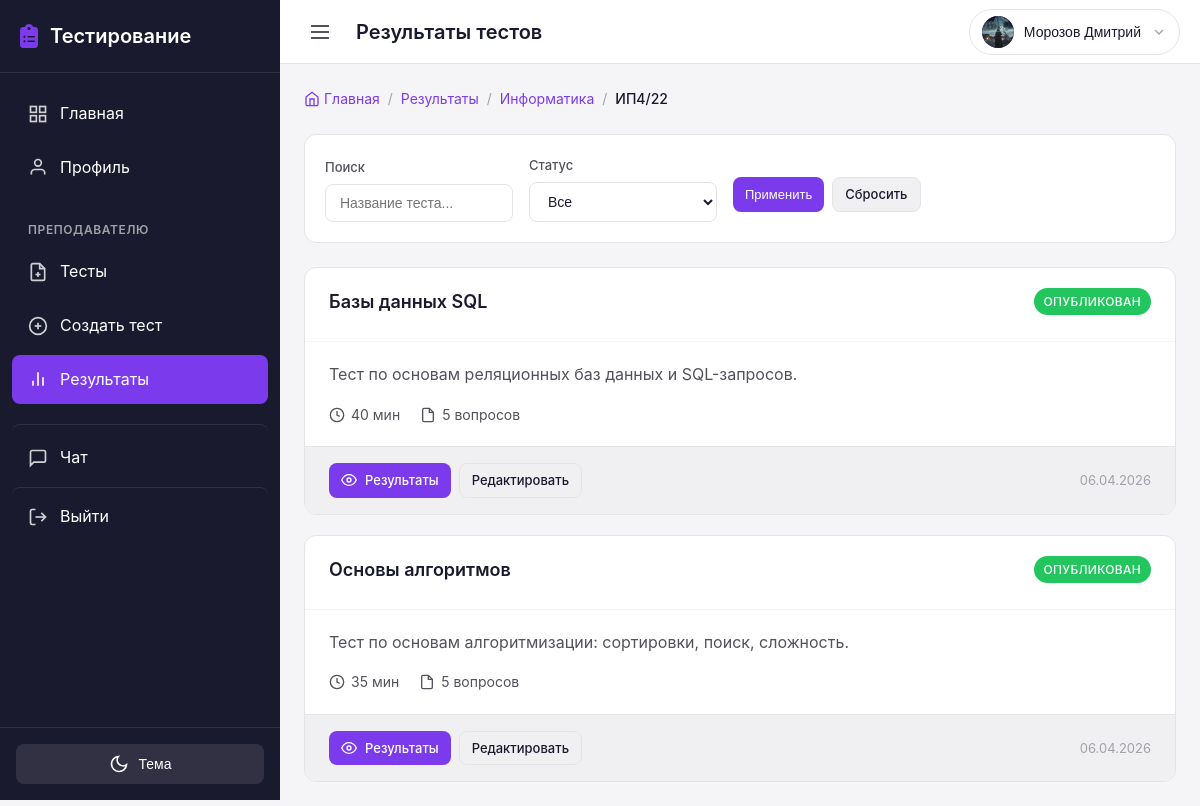
/teacher/results/subjects/6/groups/4/tests/ (signed in), run on an earlier commit of the app's database.
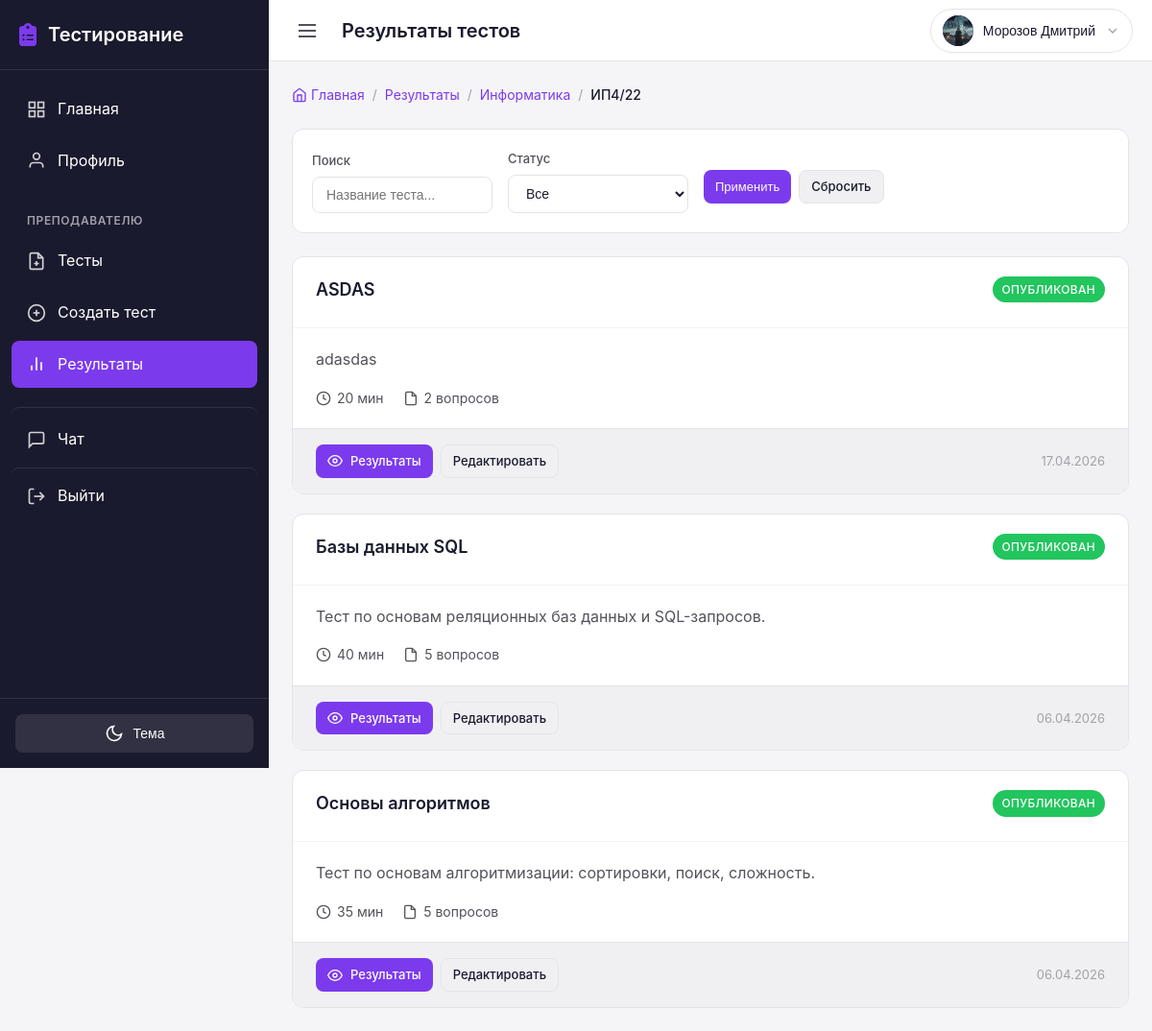
And on a later commit of the database.
### tests/models.py (models this page shows, shortened)
class Test(models.Model):
    subject = models.ForeignKey(
        'groups.Subject',
        on_delete=models.CASCADE,
        related_name='tests',
        verbose_name='Предмет'
    )
    title = models.CharField(
        max_length=200,
        verbose_name='Название теста'
    )
    description = models.TextField(
        blank=True,
        verbose_name='Описание'
    )
    time_limit = models.PositiveIntegerField(
        default=60,
        verbose_name='Время на прохождение (минут)',
        help_text='Время в минутах на прохождение теста'
    )
    is_published = models.BooleanField(
        default=False,
        verbose_name='Опубликован',
        help_text='Если отмечено, тест доступен студентам'
    )
    show_correct_answers = models.BooleanField(
        default=True,
        verbose_name='Показывать правильные ответы',
        help_text='Показывать ли правильные ответы после прохождения'
    )
    shuffle_questions = models.BooleanField(
        default=False,
        verbose_name='Перемешивать вопросы',
        help_text='Если отмечено, порядок вопросов и ответов будет случайным для каждого студента'
    )
    groups = models.ManyToManyField(
        'groups.Group',
        related_name='tests',
        verbose_name='Группы',
        help_text='Группы, которым доступен тест'
    )
    created_by = models.ForeignKey(
        settings.AUTH_USER_MODEL,
        on_delete=models.CASCADE,
        related_name='created_tests',
        limit_choices_to={'role': 'teacher'},
        verbose_name='Создал преподаватель'
    )
    created_at = models.DateTimeField(
        auto_now_add=True,
        verbose_name='Дата создания'
    )
    updated_at = models.DateTimeField(
        auto_now=True,
        verbose_name='Дата обновления'
    )
    class Meta:
        verbose_name = 'Тест'
        verbose_name_plural = 'Тесты'
        ordering = ['-created_at']

### users/views.py (the view)
# urls.py: path('teacher/results/subjects/<int:subject_id>/groups/<int:group_id>/tests/', views.teacher_results_tests, name='teacher_results_tests'),
@login_required
def teacher_results_tests(request, subject_id, group_id):
    from groups.models import Subject, Group
    from tests.models import Test
    if not request.user.is_teacher:
        messages.error(request, 'У вас нет доступа к этой странице')
        return redirect('dashboard')
    subject = get_object_or_404(Subject, id=subject_id, teachers=request.user)
    group = get_object_or_404(Group, id=group_id, subjects=subject)
    search = request.GET.get('search', '')
    status_filter = request.GET.get('status', '')
    tests = Test.objects.filter(
        subject=subject,
        created_by=request.user,
        groups=group
    ).select_related('subject').prefetch_related('groups')
    if search:
        tests = tests.filter(title__icontains=search)
    if status_filter == 'published':
        tests = tests.filter(is_published=True)
    elif status_filter == 'draft':
        tests = tests.filter(is_published=False)
    context = {
        'subject': subject,
        'group': group,
        'tests': tests,
        'search': search,
        'status_filter': status_filter,
    }
    return render(request, 'users/teacher/results_tests.html', context)

### chat/context_processors.py (called while the page is built)
def unread_messages_count(request):
    if request.user.is_authenticated:
        count = Message.objects.filter(receiver=request.user, is_read=False).count()
        return {'total_unread_messages': count}
    return {'total_unread_messages': 0}

### testingPlatform/ngrok_skip_warning.py (called while the page is built)
    def __call__(self, request):
        request.META['HTTP_NGROK_SKIP_BROWSER_WARNING'] = 'true'
        response = self.get_response(request)
        response['ngrok-skip-browser-warning'] = 'true'
        return response

### users/models.py (called while the page is built)
    @property
    def is_teacher(self):
        return self.role == UserRole.TEACHER

    @property
    def is_student(self):
        return self.role == UserRole.STUDENT

### templates/users/teacher/results_tests.html (shortened to what the changed rows need)
{% extends 'base.html' %}
{% block content %}
<div class="results-container">
    {% if tests %}
        <div class="tests-list">
            {% for test in tests %}
            <div class="test-card {% if not test.is_published %}test-draft{% endif %}">
                <div class="test-card-header">
                    <div class="test-card-title">
                        <h3 class="test-name">{{ test.title }}</h3>
                    </div>
                    <div class="test-card-status">
                        {% if test.is_published %}
                            <span class="badge badge-success">Опубликован</span>
                        {% else %}
                            <span class="badge badge-draft">Не опубликован</span>
                        {% endif %}
                    </div>
                </div>
                <div class="test-card-body">
                    {% if test.description %}
                        <p class="test-description">{{ test.description|truncatewords:15 }}</p>
                    {% endif %}
                    <div class="test-card-meta">
                        <div class="test-meta-item">
                            <svg width="16" height="16" viewBox="0 0 24 24" fill="none" stroke="currentColor" stroke-width="2">
                                <circle cx="12" cy="12" r="10"></circle>
                                <polyline points="12 6 12 12 16 14"></polyline>
                            </svg>
                            <span>{{ test.time_limit }} мин</span>
                        </div>
                        <div class="test-meta-item">
                            <svg width="16" height="16" viewBox="0 0 24 24" fill="none" stroke="currentColor" stroke-width="2">
                                <path d="M14 2H6a2 2 0 0 0-2 2v16a2 2 0 0 0 2 2h12a2 2 0 0 0 2-2V8z"></path>
                                <polyline points="14 2 14 8 20 8"></polyline>
                            </svg>
                            <span>{{ test.questions.count }} вопросов</span>
                        </div>
                    </div>
                </div>
                <div class="test-card-footer">
                    <div class="test-card-actions">
                        <a href="{% url 'teacher_results_students' subject.id group.id test.id %}" class="btn btn-primary btn-sm">
                            <svg width="16" height="16" viewBox="0 0 24 24" fill="none" stroke="currentColor" stroke-width="2">
                                <path d="M1 12s4-8 11-8 11 8 11 8-4 8-11 8-11-8-11-8z"></path>
                                <circle cx="12" cy="12" r="3"></circle>
                            </svg>
                            Результаты
                        </a>
                        <a href="{% url 'teacher_test_edit' test.id %}" class="btn btn-secondary btn-sm">
                            Редактировать
                        </a>
                    </div>
                    <span class="test-date">{{ test.updated_at|date:"d.m.Y" }}</span>
                </div>
            </div>
            {% endfor %}
        </div>
    {% endif %}
</div>
{% endblock %}

What changed in the data, as far as the page shows it:
added Test: title "ASDAS", is_published "ОПУБЛИКОВАН", description "adasdas", time_limit "20", questions.count "2", updated_at "17.04.2026"
